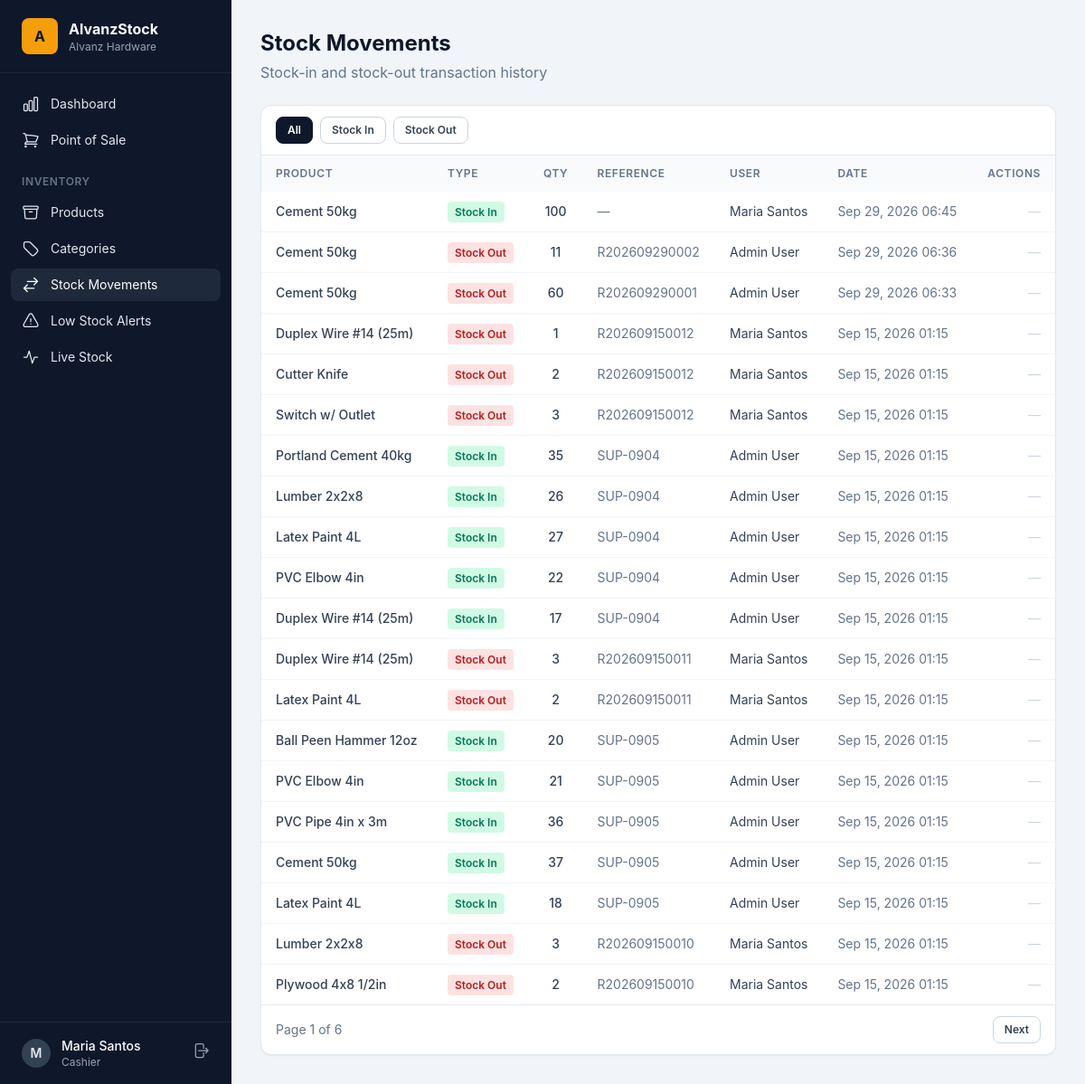
The app's page /stock/ (signed in), older data.
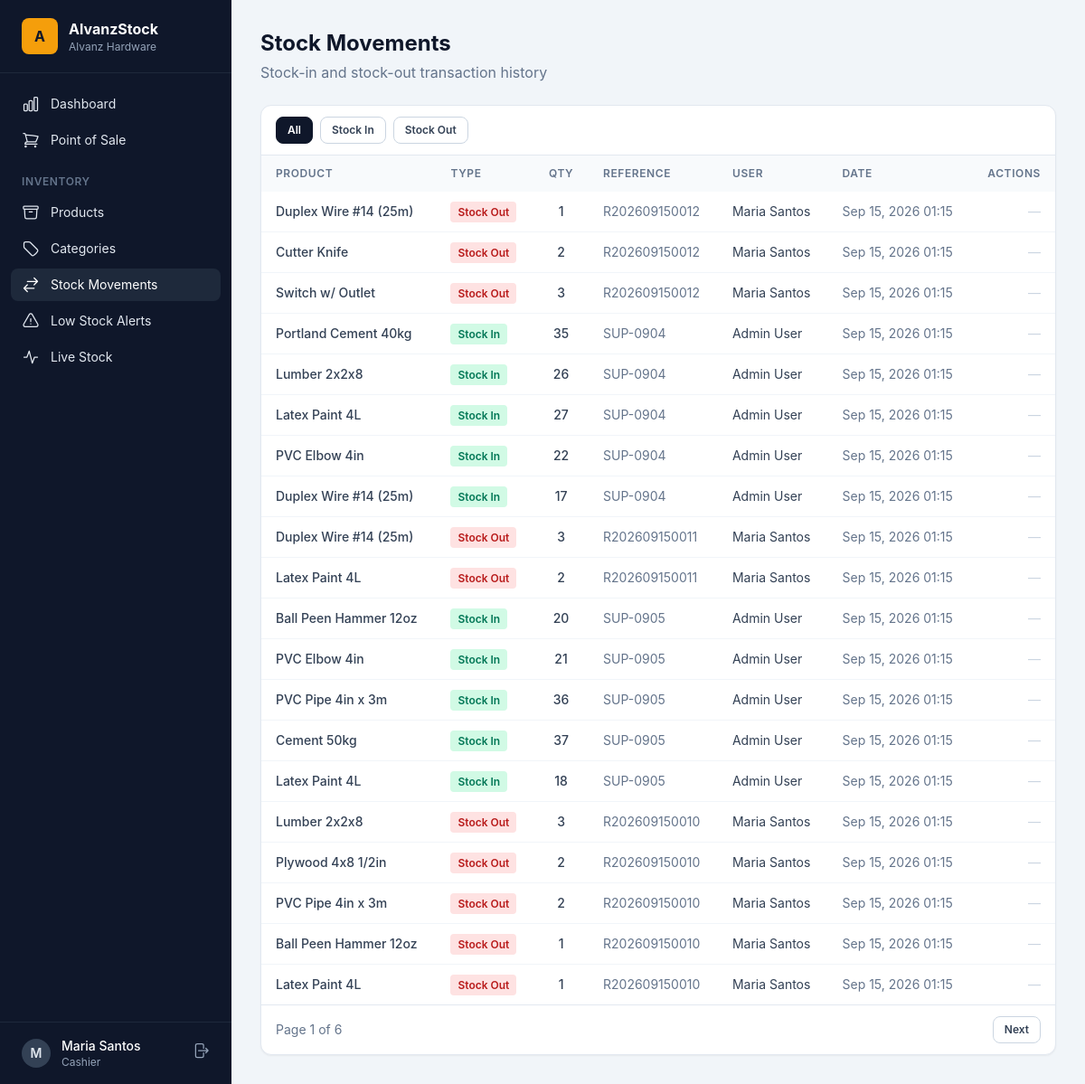
The same page, newer data.
### inventory/models.py (models this page shows, shortened)
class StockTransaction(models.Model):
    class Type(models.TextChoices):
        STOCK_IN = "IN", "Stock In"
        STOCK_OUT = "OUT", "Stock Out"
        ADJUST = "ADJ", "Adjustment"
    product = models.ForeignKey(Product, on_delete=models.CASCADE, related_name="transactions")
    transaction_type = models.CharField(max_length=5, choices=Type.choices)
    quantity = models.PositiveIntegerField()
    reference = models.CharField(max_length=100, blank=True)
    notes = models.TextField(blank=True)
    user = models.ForeignKey("accounts.User", on_delete=models.SET_NULL, null=True, related_name="stock_transactions")
    created_at = models.DateTimeField(auto_now_add=True)
    class Meta:
        ordering = ["-created_at"]

class Product(models.Model):
    name = models.CharField(max_length=200)
    sku = models.CharField(max_length=50, unique=True)
    image = models.ImageField(upload_to="products/", blank=True)
    category = models.ForeignKey(Category, on_delete=models.SET_NULL, null=True, blank=True, related_name="products")
    unit = models.CharField(max_length=20, default="pcs")
    cost_price = models.DecimalField(max_digits=12, decimal_places=2, default=0)
    sell_price = models.DecimalField(max_digits=12, decimal_places=2, default=0)
    quantity = models.PositiveIntegerField(default=0)
    min_stock_level = models.PositiveIntegerField(default=10)
    is_active = models.BooleanField(default=True)
    created_at = models.DateTimeField(auto_now_add=True)
    updated_at = models.DateTimeField(auto_now=True)
    class Meta:
        ordering = ["name"]

### accounts/models.py (models this page shows, shortened)
class User(AbstractUser):
    class Role(models.TextChoices):
        MANAGER = "manager", "Manager"
        CASHIER = "cashier", "Cashier"
        STAFF = "staff", "Staff"
        STOCK_VIEWER = "stock_viewer", "Stock Viewer"
    role = models.CharField(max_length=20, choices=Role.choices, default=Role.STAFF)
    @property
    def is_manager(self):
        return self.role == self.Role.MANAGER or self.is_superuser
    @property
    def is_stock_viewer(self):
        return self.role == self.Role.STOCK_VIEWER

### inventory/views.py (the view)
# urls.py: path("stock/", views.stock_transaction_list, name="stock_transaction_list"),
@login_required
def stock_transaction_list(request):
    transactions = StockTransaction.objects.select_related("product", "user").all()
    ttype = request.GET.get("type", "")
    if ttype:
        transactions = transactions.filter(transaction_type=ttype)
    paginator = Paginator(transactions, 20)
    page = paginator.get_page(request.GET.get("page"))
    return render(request, "inventory/stock_list.html", {"transactions": page, "ttype": ttype})

### templates/inventory/stock_list.html (shortened to what this page needs)
{% extends "base.html" %}
{% block content %}
<div class="flex flex-col sm:flex-row sm:items-center justify-between gap-4 mb-6">
  <div>
    <h1 class="text-2xl font-bold">Stock Movements</h1>
    <p class="text-slate-500 mt-1">Stock-in and stock-out transaction history</p>
  </div>
</div>
<div class="card overflow-hidden">
  <div class="px-4 py-3 border-b border-slate-200 flex gap-2">
    <a href="{% url 'stock_transaction_list' %}" class="btn-secondary text-xs px-3 py-1.5 {% if not ttype %}bg-slate-900 text-white border-slate-900 hover:bg-slate-800{% endif %}">All</a>
    <a href="?type=IN" class="btn-secondary text-xs px-3 py-1.5 {% if ttype == 'IN' %}bg-emerald-600 text-white border-emerald-600 hover:bg-emerald-700{% endif %}">Stock In</a>
    <a href="?type=OUT" class="btn-secondary text-xs px-3 py-1.5 {% if ttype == 'OUT' %}bg-red-600 text-white border-red-600 hover:bg-red-700{% endif %}">Stock Out</a>
  </div>
  <div class="overflow-x-auto">
    <table class="w-full">
      <thead class="bg-slate-50">
        <tr>
          <th class="table-head">Product</th>
          <th class="table-head">Type</th>
          <th class="table-head text-center">Qty</th>
          <th class="table-head">Reference</th>
          <th class="table-head">User</th>
          <th class="table-head">Date</th>
          <th class="table-head text-right">Actions</th>
        </tr>
      </thead>
      <tbody class="divide-y divide-slate-100">
        {% for t in transactions %}
        <tr class="hover:bg-slate-50">
          <td class="table-cell font-medium"><a href="{% url 'product_detail' t.product.pk %}" class="hover:text-amber-600">{{ t.product.name }}</a></td>
          <td class="table-cell">
            <span class="text-xs font-semibold px-2 py-1 rounded {% if t.transaction_type == 'IN' %}bg-emerald-100 text-emerald-700{% elif t.transaction_type == 'OUT' %}bg-red-100 text-red-700{% else %}bg-slate-100 text-slate-600{% endif %}">{{ t.get_transaction_type_display }}</span>
          </td>
          <td class="table-cell text-center font-medium">{{ t.quantity }}</td>
          <td class="table-cell text-slate-500">{{ t.reference|default:"—" }}</td>
          <td class="table-cell">{{ t.user.get_full_name|default:t.user.username|default:"—" }}</td>
          <td class="table-cell text-slate-500">{{ t.created_at|date:"M d, Y H:i" }}</td>
          <td class="table-cell text-right">
            {% if user.is_manager %}
            <form method="post" action="{% url 'stock_transaction_delete' t.pk %}" class="inline" onsubmit="return confirm('Delete this {{ t.get_transaction_type_display|lower }} of {{ t.quantity }} × {{ t.product.name|escapejs }}? Stock will be adjusted.')">
              {% csrf_token %}
              <button class="text-red-500 hover:text-red-700">Delete</button>
            </form>
            {% else %}
            <span class="text-slate-300">—</span>
            {% endif %}
          </td>
        </tr>
        {% empty %}
        <tr><td colspan="7" class="table-cell text-center text-slate-400 py-8">No stock movements found.</td></tr>
        {% endfor %}
      </tbody>
    </table>
  </div>
  {% if transactions.paginator.num_pages > 1 %}
  <div class="px-4 py-3 border-t border-slate-200 flex items-center justify-between">
    <span class="text-sm text-slate-500">Page {{ transactions.number }} of {{ transactions.paginator.num_pages }}</span>
    <div class="flex gap-2">
      {% if transactions.has_next %}<a href="?page={{ transactions.next_page_number }}&type={{ ttype }}" class="btn-secondary text-xs px-3 py-1.5">Next</a>{% endif %}
    </div>
  </div>
  {% endif %}
</div>
{% endblock %}

Row changes from the older to the newer data that the page shows:
removed StockTransaction: product.name "Cement 50kg", transaction_type "Stock In", quantity "100", reference "—", user.get_full_name "Maria Santos", created_at "Sep 29, 2026 06:45"
removed StockTransaction: product.name "Cement 50kg", transaction_type "Stock Out", quantity "11", reference "R202609290002", user.get_full_name "Admin User", created_at "Sep 29, 2026 06:36"
removed StockTransaction: product.name "Cement 50kg", transaction_type "Stock Out", quantity "60", reference "R202609290001", user.get_full_name "Admin User", created_at "Sep 29, 2026 06:33"
now on this page (row unchanged): StockTransaction: product.name "PVC Pipe 4in x 3m", transaction_type "Stock Out", quantity "2", reference "R202609150010", user.get_full_name "Maria Santos", created_at "Sep 15, 2026 01:15"
now on this page (row unchanged): StockTransaction: product.name "Ball Peen Hammer 12oz", transaction_type "Stock Out", quantity "1", reference "R202609150010", user.get_full_name "Maria Santos", created_at "Sep 15, 2026 01:15"
now on this page (row unchanged): StockTransaction: product.name "Latex Paint 4L", transaction_type "Stock Out", quantity "1", reference "R202609150010", user.get_full_name "Maria Santos", created_at "Sep 15, 2026 01:15"
